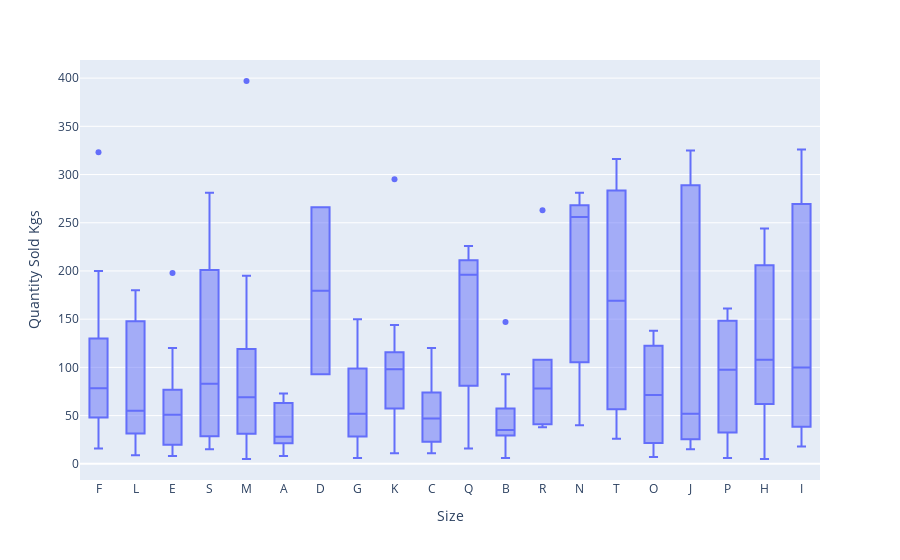

Source (notebook cell):
### Code cell
import plotly.express as px
df = px.data.tips()
fig = px.box(data , x = "Size" , y = "Quantity Sold Kgs" ,  boxmode = "overlay" )
fig.show()

### Figure 1 — Plotly figure (JSON) as saved in the notebook; plotly's stock layout.template omitted (floating-point values rounded to 4 significant figures; data arrays with more than 128 entries replaced by an {"elided": "..."} marker saying what was removed)
{"data": [{"alignmentgroup": "True", "hovertemplate": "Size=%{x}<br>Quantity Sold Kgs=%{y}<extra></extra>", "legendgroup": "", "marker": {"color": "#636efa"}, "name": "", "notched": false, "offsetgroup": "", "orientation": "v", "showlegend": false, "type": "box", "x": {"elided": "215 str values"}, "x0": " ", "xaxis": "x", "y": {"elided": "215 int values"}, "y0": " ", "yaxis": "y"}], "layout": {"boxmode": "overlay", "legend": {"tracegroupgap": 0}, "margin": {"t": 60}, "xaxis": {"anchor": "y", "domain": [0, 1], "title": {"text": "Size"}}, "yaxis": {"anchor": "x", "domain": [0, 1], "title": {"text": "Quantity Sold Kgs"}}}}
